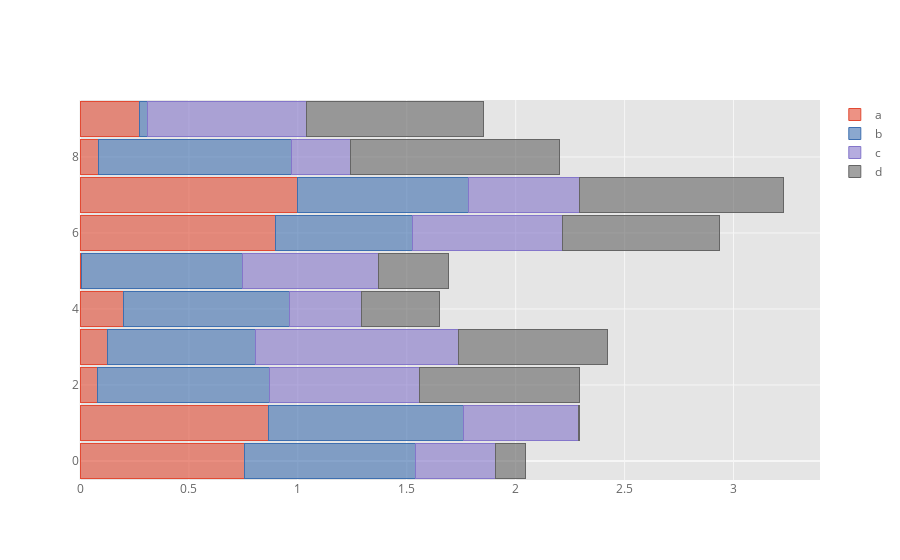

The code cell stored with this chart in its notebook:
### Markdown cell above
To get horizontal bar plots, pass `kind='barh'`

### Code cell
df.iplot(kind='barh',barmode='stack',bargap=.1)

### Figure 1 — Plotly figure (JSON) as saved in the notebook; plotly's stock layout.template omitted (floating-point values rounded to 4 significant figures)
{"data": [{"marker": {"color": "rgba(226, 74, 51, 0.6)", "line": {"color": "rgba(226, 74, 51, 1.0)", "width": 1}}, "name": "a", "orientation": "h", "text": "", "type": "bar", "x": [0.7547, 0.8639, 0.08126, 0.1239, 0.2011, 0.005579, 0.8952, 0.9982, 0.08424, 0.2749], "y": [0, 1, 2, 3, 4, 5, 6, 7, 8, 9]}, {"marker": {"color": "rgba(62, 111, 176, 0.6)", "line": {"color": "rgba(62, 111, 176, 1.0)", "width": 1}}, "name": "b", "orientation": "h", "text": "", "type": "bar", "x": [0.7855, 0.897, 0.7904, 0.6824, 0.7609, 0.7403, 0.6306, 0.7845, 0.8857, 0.03273], "y": [0, 1, 2, 3, 4, 5, 6, 7, 8, 9]}, {"marker": {"color": "rgba(132, 118, 202, 0.6)", "line": {"color": "rgba(132, 118, 202, 1.0)", "width": 1}}, "name": "c", "orientation": "h", "text": "", "type": "bar", "x": [0.3685, 0.5292, 0.6877, 0.9315, 0.3306, 0.6263, 0.6907, 0.512, 0.2723, 0.7323], "y": [0, 1, 2, 3, 4, 5, 6, 7, 8, 9]}, {"marker": {"color": "rgba(101, 101, 101, 0.6)", "line": {"color": "rgba(101, 101, 101, 1.0)", "width": 1}}, "name": "d", "orientation": "h", "text": "", "type": "bar", "x": [0.1365, 0.001288, 0.7319, 0.6823, 0.3599, 0.3215, 0.721, 0.9324, 0.9572, 0.8115], "y": [0, 1, 2, 3, 4, 5, 6, 7, 8, 9]}], "layout": {"bargap": 0.1, "barmode": "stack", "legend": {"bgcolor": "#FFFFFF", "font": {"color": "#666666"}, "traceorder": "normal"}, "paper_bgcolor": "#FFFFFF", "plot_bgcolor": "#E5E5E5", "title": {"font": {"color": "#151516"}}, "xaxis": {"gridcolor": "#F6F6F6", "showgrid": true, "tickfont": {"color": "#666666"}, "title": {"font": {"color": "#666666"}, "text": ""}, "zerolinecolor": "#F6F6F6"}, "yaxis": {"gridcolor": "#F6F6F6", "showgrid": true, "tickfont": {"color": "#666666"}, "title": {"font": {"color": "#666666"}, "text": ""}, "zerolinecolor": "#F6F6F6"}}}
